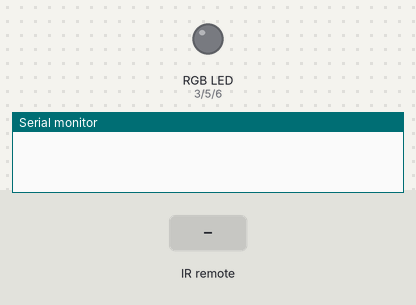
Recording of a sketch running on a simulated Arduino Uno, built with avr-gcc and run on an emulated ATmega328P. Parts: an RGB LED mixed from three pins (HIGH = lit), the last lines printed to the serial monitor. The inputs (shaded band) are chosen by the test bench. Dim RGB values are drawn brighter than linear.

Above: at 1.2 s.
1.3 s: infrared code 0xFFA25D received
At 2.5 s:
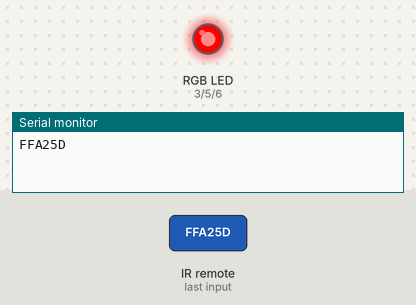
2.8 s: infrared code 0xFF629D received
At 3.7 s:
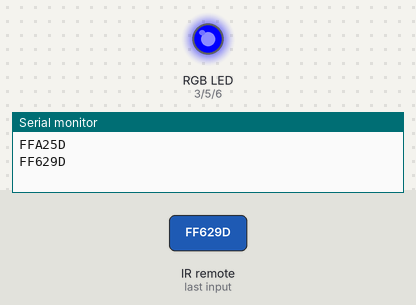
4.3 s: infrared code 0xFFE21D received
At 4.8 s:
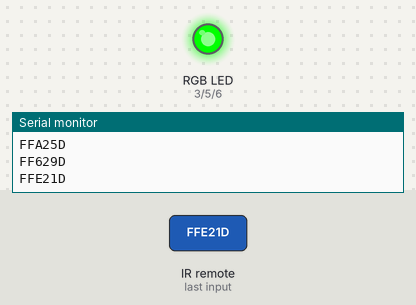
5.8 s: infrared code 0xFF22DD received
At 7.0 s:
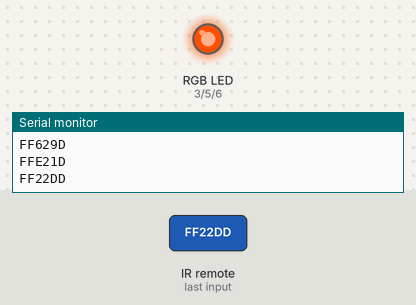
7.3 s: infrared code 0xFF02FD received
At 8.3 s:
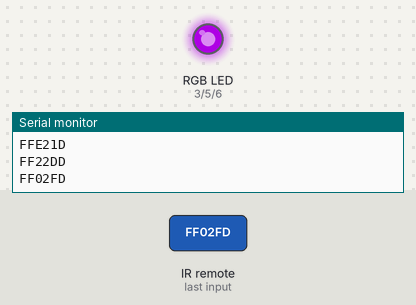
8.8 s: infrared code 0xFFC23D received
At 9.4 s:
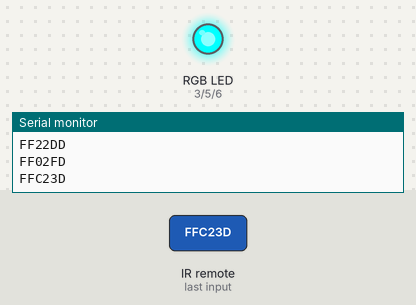
Timing chart, 0 to 11.3 s (numbered marks = the images above; inputs shaded):
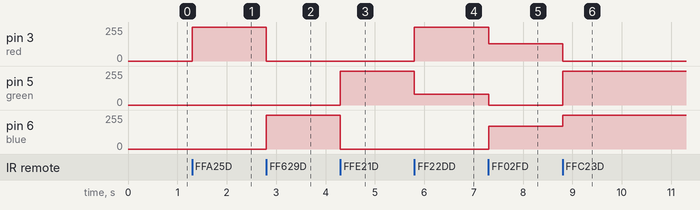

Measured:
- after the input at 1.3 s, pin 3 (red): 0/255 → 255/255 at once
- after the input at 2.8 s, pin 3 (red): 255/255 → 0/255 at once; pin 6 (blue): 0/255 → 255/255 at once
- after the input at 4.3 s, pin 5 (green): 0/255 → 255/255 at once; pin 6 (blue): 255/255 → 0/255 at once
- after the input at 5.8 s, pin 3 (red): 0/255 → 255/255 at once; pin 5 (green): 255/255 → 80/255 at once
- after the input at 7.3 s, pin 3 (red): 255/255 → 130/255 at once; pin 5 (green): 80/255 → 0/255 at once; pin 6 (blue): 0/255 → 170/255 at once
- after the input at 8.8 s, pin 3 (red): 130/255 → 0/255 at once; pin 5 (green): 0/255 → 255/255 at once; pin 6 (blue): 170/255 → 255/255 at once

The sketch:

remoteRgbLed.ino
```cpp
#include <IRremote.h>
int IRpin=9;
IRrecv IR(IRpin);
decode_results cmd;
int red=3;
int green=5;
int blue=6;
void setup() {
  Serial.begin(9600);
  IR.enableIRIn();
  pinMode(red,OUTPUT);
  pinMode(green,OUTPUT);
  pinMode(blue,OUTPUT);
}

void loop() {
  while(IR.decode(&cmd)==0){}
  Serial.println(cmd.value,HEX);
  if(cmd.value==0xFFA25D){//RED
  analogWrite(red,255);
  analogWrite(blue,0);
  analogWrite(green,0);
}
if(cmd.value==0xFF629D){//BLUE
  analogWrite(red,0);
  analogWrite(blue,255);
  analogWrite(green,0);
}
if(cmd.value==0xFFE21D){//GREEN
  analogWrite(red,0);
  analogWrite(blue,0);
  analogWrite(green,255);
}

if(cmd.value==0xFF22DD){//YELLOW
  analogWrite(red,255);
  analogWrite(green,80);
  analogWrite(blue,0);
  cmd.value=0;
}

if(cmd.value==0xFF02FD){//PURPLE
  analogWrite(red,130);
  analogWrite(blue,170);
  analogWrite(green,0);
  cmd.value=0;
}

if(cmd.value==0xFFC23D){//CYAN
      analogWrite(red,0);
  analogWrite(green,255);
  analogWrite(blue,255);
  cmd.value=0;
}

if(cmd.value==0xFFE01F){//MAGENTA
      analogWrite(red,255);
  analogWrite(green,0);
  analogWrite(blue,255);
}

if(cmd.value==0xFF9867){//ALL OFF
  analogWrite(red,0);
  analogWrite(blue,0);
  analogWrite(green,0);
}
  delay(500);
  IR.resume();
}
```
